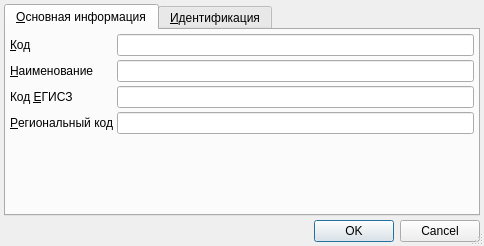
<?xml version="1.0" encoding="UTF-8"?>
<ui version="4.0">
 <class>ItemEditorDialog</class>
 <widget class="QDialog" name="ItemEditorDialog">
  <property name="geometry">
   <rect>
    <x>0</x>
    <y>0</y>
    <width>484</width>
    <height>246</height>
   </rect>
  </property>
  <property name="windowTitle">
   <string>ChangeMe!</string>
  </property>
  <property name="sizeGripEnabled">
   <bool>true</bool>
  </property>
  <layout class="QGridLayout" name="gridLayout_3">
   <property name="leftMargin">
    <number>4</number>
   </property>
   <property name="topMargin">
    <number>4</number>
   </property>
   <property name="rightMargin">
    <number>4</number>
   </property>
   <property name="bottomMargin">
    <number>4</number>
   </property>
   <property name="spacing">
    <number>4</number>
   </property>
   <item row="0" column="0">
    <widget class="QTabWidget" name="tabWidget">
     <property name="currentIndex">
      <number>0</number>
     </property>
     <widget class="QWidget" name="tabMain">
      <attribute name="title">
       <string>&amp;Основная информация</string>
      </attribute>
      <layout class="QGridLayout" name="gridLayout_2">
       <property name="leftMargin">
        <number>4</number>
       </property>
       <property name="topMargin">
        <number>4</number>
       </property>
       <property name="rightMargin">
        <number>4</number>
       </property>
       <property name="bottomMargin">
        <number>4</number>
       </property>
       <property name="spacing">
        <number>4</number>
       </property>
       <item row="0" column="0">
        <widget class="QLabel" name="lblCode">
         <property name="sizePolicy">
          <sizepolicy hsizetype="Maximum" vsizetype="Preferred">
           <horstretch>0</horstretch>
           <verstretch>0</verstretch>
          </sizepolicy>
         </property>
         <property name="text">
          <string>&amp;Код</string>
         </property>
         <property name="buddy">
          <cstring>edtCode</cstring>
         </property>
        </widget>
       </item>
       <item row="0" column="1">
        <widget class="QLineEdit" name="edtCode">
         <property name="maxLength">
          <number>8</number>
         </property>
        </widget>
       </item>
       <item row="1" column="0">
        <widget class="QLabel" name="lblName">
         <property name="sizePolicy">
          <sizepolicy hsizetype="Maximum" vsizetype="Preferred">
           <horstretch>0</horstretch>
           <verstretch>0</verstretch>
          </sizepolicy>
         </property>
         <property name="text">
          <string>&amp;Наименование</string>
         </property>
         <property name="buddy">
          <cstring>edtName</cstring>
         </property>
        </widget>
       </item>
       <item row="1" column="1">
        <widget class="QLineEdit" name="edtName">
         <property name="maxLength">
          <number>256</number>
         </property>
        </widget>
       </item>
       <item row="2" column="0">
        <widget class="QLabel" name="lblUsishCode">
         <property name="sizePolicy">
          <sizepolicy hsizetype="Maximum" vsizetype="Preferred">
           <horstretch>0</horstretch>
           <verstretch>0</verstretch>
          </sizepolicy>
         </property>
         <property name="text">
          <string>Код &amp;ЕГИСЗ</string>
         </property>
         <property name="buddy">
          <cstring>edtUsishCode</cstring>
         </property>
        </widget>
       </item>
       <item row="2" column="1">
        <widget class="QLineEdit" name="edtUsishCode">
         <property name="maxLength">
          <number>64</number>
         </property>
        </widget>
       </item>
       <item row="3" column="0">
        <widget class="QLabel" name="lblRegionalCode">
         <property name="sizePolicy">
          <sizepolicy hsizetype="Maximum" vsizetype="Preferred">
           <horstretch>0</horstretch>
           <verstretch>0</verstretch>
          </sizepolicy>
         </property>
         <property name="text">
          <string>&amp;Региональный код</string>
         </property>
         <property name="buddy">
          <cstring>edtRegionalCode</cstring>
         </property>
        </widget>
       </item>
       <item row="3" column="1">
        <widget class="QLineEdit" name="edtRegionalCode">
         <property name="maxLength">
          <number>8</number>
         </property>
        </widget>
       </item>
       <item row="4" column="0" colspan="2">
        <spacer>
         <property name="orientation">
          <enum>Qt::Vertical</enum>
         </property>
         <property name="sizeHint" stdset="0">
          <size>
           <width>307</width>
           <height>63</height>
          </size>
         </property>
        </spacer>
       </item>
      </layout>
     </widget>
     <widget class="QWidget" name="tabIdentification">
      <attribute name="title">
       <string>&amp;Идентификация</string>
      </attribute>
      <layout class="QGridLayout" name="gridLayout">
       <property name="leftMargin">
        <number>4</number>
       </property>
       <property name="topMargin">
        <number>4</number>
       </property>
       <property name="rightMargin">
        <number>4</number>
       </property>
       <property name="bottomMargin">
        <number>4</number>
       </property>
       <property name="spacing">
        <number>4</number>
       </property>
       <item row="0" column="0">
        <widget class="CInDocTableView" name="tblIdentification"/>
       </item>
      </layout>
     </widget>
    </widget>
   </item>
   <item row="1" column="0">
    <widget class="QDialogButtonBox" name="buttonBox">
     <property name="standardButtons">
      <set>QDialogButtonBox::Cancel|QDialogButtonBox::Ok</set>
     </property>
    </widget>
   </item>
  </layout>
 </widget>
 <customwidgets>
  <customwidget>
   <class>CInDocTableView</class>
   <extends>QTableView</extends>
   <header>library/InDocTable.h</header>
  </customwidget>
 </customwidgets>
 <tabstops>
  <tabstop>tabWidget</tabstop>
  <tabstop>edtCode</tabstop>
  <tabstop>edtName</tabstop>
  <tabstop>edtUsishCode</tabstop>
  <tabstop>edtRegionalCode</tabstop>
  <tabstop>tblIdentification</tabstop>
  <tabstop>buttonBox</tabstop>
 </tabstops>
 <resources/>
 <connections>
  <connection>
   <sender>buttonBox</sender>
   <signal>accepted()</signal>
   <receiver>ItemEditorDialog</receiver>
   <slot>accept()</slot>
   <hints>
    <hint type="sourcelabel">
     <x>67</x>
     <y>243</y>
    </hint>
    <hint type="destinationlabel">
     <x>173</x>
     <y>57</y>
    </hint>
   </hints>
  </connection>
  <connection>
   <sender>buttonBox</sender>
   <signal>rejected()</signal>
   <receiver>ItemEditorDialog</receiver>
   <slot>reject()</slot>
   <hints>
    <hint type="sourcelabel">
     <x>67</x>
     <y>243</y>
    </hint>
    <hint type="destinationlabel">
     <x>173</x>
     <y>57</y>
    </hint>
   </hints>
  </connection>
 </connections>
</ui>
